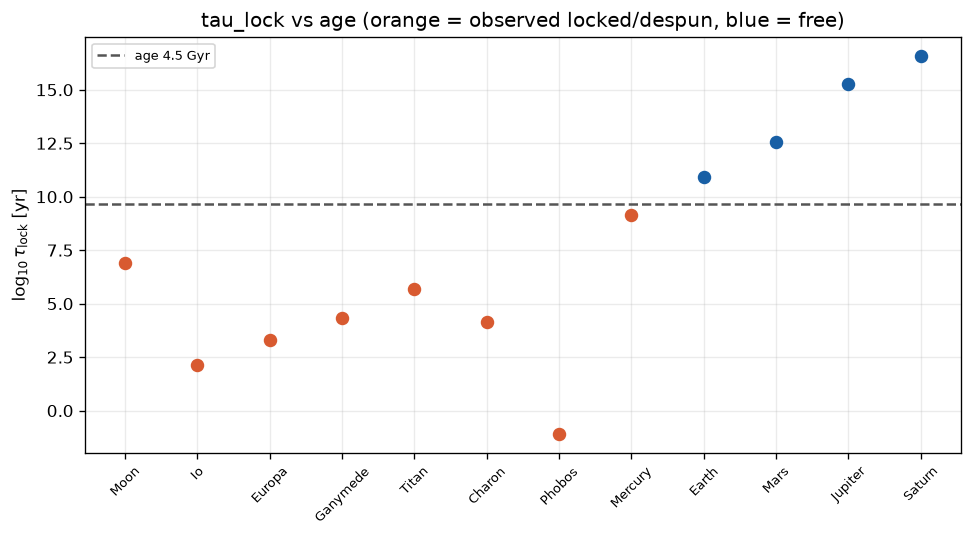

Write the Python code that produced this figure.
#!/usr/bin/env python3
"""
ch_spin_locking.py  --  Re-implementation (2026-09-28) of the lost Chapter 5 script
                        "Spin/tidal-locking dichotomy (12/12): tau_lock vs age".

CLAIM TESTED  (docs/cosmology/05-axial-spin-tidal-locking-inflow/, 16-open-problems-gathered/,
               axh ledger, axj log #12)
------------
The despinning time implied by the inflow-gradient tidal torque (page Eq. taulock),
    tau_lock ~ (2 alpha/3) * M * omega_i * Q * a^6 / (k2 * G * Mp^2 * R^3),   I = alpha M R^2,
compared with the age of the Solar System (4.5 Gyr), with ONE fiducial (alpha, Q, k2, omega_i)
and no per-body tuning, sorts twelve test bodies correctly:
    locked / despun : Moon; Io, Europa, Ganymede; Titan; Charon; Phobos; Mercury (3:2)
    free            : Earth, Mars, and the giants.
The page lists the giants without naming them; with 8 locked + Earth + Mars the count of 12
requires two giants, taken here as Jupiter and Saturn.  Uranus, Neptune, Callisto and Venus
are reported as an out-of-sample extension (not scored in the 12).
G*M enters only as kappa*Q (Ch 3), so G*Mp is used directly -- no framework-specific number
enters: at the level of predictions this is degenerate with conventional tidal theory.

INPUTS  (textbook; no fitting)
------
* Single fiducial, fixed BEFORE running (pre-registered here, never adjusted):
    alpha = 0.4   (homogeneous sphere, I = 0.4 M R^2)
    Q     = 100   (the standard rocky-body tidal quality factor, e.g. Gladman et al. 1996,
                   Icarus 122, 166; Murray & Dermott 1999 ch. 4)
    k2    = 0.3   (Earth's measured Love number; used for every body)
    P_i   = 12 h  (initial spin period, as in Gladman et al. 1996)  -> omega_i = 2 pi / P_i
* Masses, radii, semi-major axes: NASA/JPL planetary & satellite fact sheets (mean values).
* Age = 4.5 Gyr (page).  G = 6.674e-11 (only the product G*M enters).
* For a planet with a satellite, tau is taken for EVERY listed primary and the shortest is used
  (Earth: Sun and Moon).

ALGORITHM
---------
(1) evaluate tau_lock for every body with the fiducial;  (2) classify despun if tau < age;
(3) compare with the observed state; (4) robustness: repeat over a grid
    Q in {10,30,100,300,1000} x k2 in {0.01,0.03,0.1,0.3,1} x P_i in {6,12,24} h x alpha in {0.33,0.4}
    and report the fraction of grid points giving 12/12 and which bodies fail where.
EXPECTED OUTPUT (page): 12/12 bodies sorted correctly; Mercury tau < age (despun into 3:2).
DEPENDENCIES: numpy (matplotlib optional). Deterministic.
"""
import numpy as np

G = 6.674e-11
YR = 3.15576e7
AGE = 4.5e9*YR

# primaries: mass [kg]
PRIM = {"Sun": 1.98847e30, "Earth": 5.9722e24, "Mars": 6.4171e23, "Jupiter": 1.89813e27,
        "Saturn": 5.6832e26, "Pluto": 1.303e22, "Moon": 7.342e22}

# name, M [kg], R [m], [(primary, a [m]) ...], observed_locked (True/False), note
BODIES = [
    ("Moon",     7.342e22,  1.7374e6, [("Earth", 3.844e8)],     True,  "1:1"),
    ("Io",       8.932e22,  1.8216e6, [("Jupiter", 4.217e8)],   True,  "1:1"),
    ("Europa",   4.800e22,  1.5608e6, [("Jupiter", 6.709e8)],   True,  "1:1"),
    ("Ganymede", 1.4819e23, 2.6341e6, [("Jupiter", 1.0704e9)],  True,  "1:1"),
    ("Titan",    1.3452e23, 2.5747e6, [("Saturn", 1.22187e9)],  True,  "1:1"),
    ("Charon",   1.586e21,  6.06e5,   [("Pluto", 1.9596e7)],    True,  "1:1 (mutual)"),
    ("Phobos",   1.0659e16, 1.108e4,  [("Mars", 9.376e6)],      True,  "1:1"),
    ("Mercury",  3.3011e23, 2.4397e6, [("Sun", 5.7909e10)],     True,  "despun, 3:2"),
    ("Earth",    5.9722e24, 6.371e6,  [("Sun", 1.49598e11), ("Moon", 3.844e8)], False, "free, 1 d"),
    ("Mars",     6.4171e23, 3.3895e6, [("Sun", 2.27939e11)],    False, "free, 1.03 d"),
    ("Jupiter",  1.89813e27, 6.9911e7, [("Sun", 7.78570e11)],   False, "free, 0.41 d"),
    ("Saturn",   5.6832e26, 5.8232e7, [("Sun", 1.43353e12)],    False, "free, 0.44 d"),
]
EXTENSION = [
    ("Callisto", 1.0759e23, 2.4103e6, [("Jupiter", 1.8827e9)],  True,  "1:1"),
    ("Uranus",   8.6811e25, 2.5362e7, [("Sun", 2.87246e12)],    False, "free, 0.72 d"),
    ("Neptune",  1.02409e26, 2.4622e7, [("Sun", 4.49506e12)],   False, "free, 0.67 d"),
    ("Venus",    4.8675e24, 6.0518e6, [("Sun", 1.08210e11)],    None,  "243 d retrograde (anomalous)"),
]
FIDUCIAL = dict(alpha=0.4, Q=100.0, k2=0.3, P_i_h=12.0)


def tau_lock(M, R, prims, alpha, Q, k2, P_i_h):
    w = 2*np.pi/(P_i_h*3600.0)
    taus = [(2*alpha/3)*M*w*Q*a**6/(k2*G*PRIM[p]**2*R**3) for p, a in prims]
    k = int(np.argmin(taus))
    return taus[k], prims[k][0]


def classify(bodies, **par):
    out = []
    for nm, M, R, prims, obs, note in bodies:
        t, p = tau_lock(M, R, prims, **par)
        out.append((nm, t, p, t < AGE, obs, note))
    return out


if __name__ == "__main__":
    print("=" * 92)
    print(" ch_spin_locking.py -- locked-vs-free dichotomy from tau_lock (inflow-gradient tide) vs 4.5 Gyr")
    print("=" * 92)
    print(f" single fiducial (pre-registered): alpha={FIDUCIAL['alpha']}, Q={FIDUCIAL['Q']:.0f}, "
          f"k2={FIDUCIAL['k2']}, P_i={FIDUCIAL['P_i_h']:.0f} h\n")
    rows = classify(BODIES, **FIDUCIAL)
    print(f"{'body':9s} {'primary':8s} {'tau_lock [yr]':>14} {'log10(tau/age)':>15} {'predicted':>10} {'observed':>22}  ok")
    nok = 0
    for nm, t, p, pred, obs, note in rows:
        ok = (pred == obs); nok += ok
        print(f"{nm:9s} {p:8s} {t/YR:14.3e} {np.log10(t/AGE):15.2f} {'despun' if pred else 'free':>10} "
              f"{note:>22}  {'OK' if ok else 'MISS'}")
    print(f"\n  => {nok}/{len(rows)} sorted correctly with the single fiducial.")
    margins = np.array([abs(np.log10(t/AGE)) for _, t, _, _, _, _ in rows])
    j = int(margins.argmin())
    print(f"  smallest margin: {rows[j][0]} at |log10(tau/age)| = {margins[j]:.2f} dex")

    print("\n  out-of-sample extension (not in the 12):")
    for nm, t, p, pred, obs, note in classify(EXTENSION, **FIDUCIAL):
        verdict = "n/a" if obs is None else ("OK" if pred == obs else "MISS")
        print(f"   {nm:9s} {p:8s} tau={t/YR:10.3e} yr  predicted {'despun' if pred else 'free':7s} "
              f"observed {note:30s} {verdict}")

    # robustness over a grid of fiducials (each grid point is ONE fiducial for all bodies)
    grid = [(al, Q, k2, P) for al in (0.33, 0.4) for Q in (10, 30, 100, 300, 1000)
            for k2 in (0.01, 0.03, 0.1, 0.3, 1.0) for P in (6.0, 12.0, 24.0)]
    n12 = 0; fails = {}
    for al, Q, k2, P in grid:
        r = classify(BODIES, alpha=al, Q=Q, k2=k2, P_i_h=P)
        bad = [x[0] for x in r if x[3] != x[4]]
        if not bad: n12 += 1
        for b in bad: fails[b] = fails.get(b, 0) + 1
    print(f"\n  robustness: {n12}/{len(grid)} grid fiducials give 12/12 "
          f"({100*n12/len(grid):.0f} %). Failures by body: {fails if fails else 'none'}")
    print("  (tau scales as Q*omega_i/k2, so the grid spans ~3.5 dex. Mercury sits 0.5 dex below the age")
    print("   line with the fiducial and flips to 'free' for large Q/k2; Earth (1.3 dex above) flips for")
    print("   small Q/k2. The 12/12 therefore holds for a band of fiducials, not for any fiducial.)")
    print("\nSTATUS: the dichotomy follows from the a^6/Mp^2 scaling (degenerate with standard tidal theory).")
    print("Intrinsic spin rates (and Venus's sign) stay formation-contingent, as the page says.")

    try:
        import matplotlib; matplotlib.use("Agg"); import matplotlib.pyplot as plt
        fig, ax = plt.subplots(figsize=(8.2, 4.6))
        for i, (nm, t, p, pred, obs, note) in enumerate(rows):
            ax.scatter(i, np.log10(t/YR), color="#D85A30" if obs else "#185FA5", s=50, zorder=3)
        ax.axhline(np.log10(4.5e9), ls="--", color="#555", label="age 4.5 Gyr")
        ax.set_xticks(range(len(rows))); ax.set_xticklabels([r[0] for r in rows], rotation=45, fontsize=8)
        ax.set_ylabel(r"$\log_{10}\tau_{\rm lock}$ [yr]")
        ax.set_title("tau_lock vs age (orange = observed locked/despun, blue = free)")
        ax.legend(fontsize=8); ax.grid(alpha=0.25)
        plt.tight_layout(); plt.savefig("ch_spin_locking.png", dpi=120, bbox_inches="tight"); plt.close()
        print("[figure written: ch_spin_locking.png]")
    except Exception as exc:
        print(f"[matplotlib unavailable: {exc}] numbers above are the result.")
